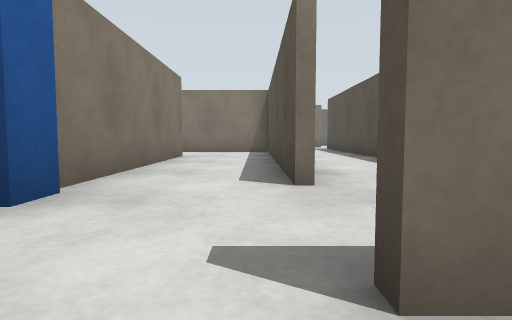
[1] (above)

24 first-person views from a walk through a robot-simulator world made for Gazebo. The camera is 0.5 m above the floor, tilts 4° down and sees 75° across. The floor is counted in squares, 1 m on a side. Each view is taken from the middle of a square. On the plan, view 1 faces up. The plan holds only what a view shows up to about 9 squares ahead; the rest is blank.

[2]
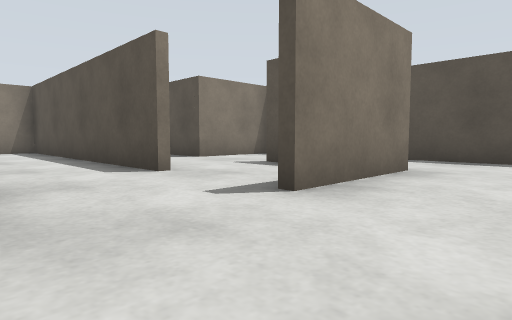

[3]
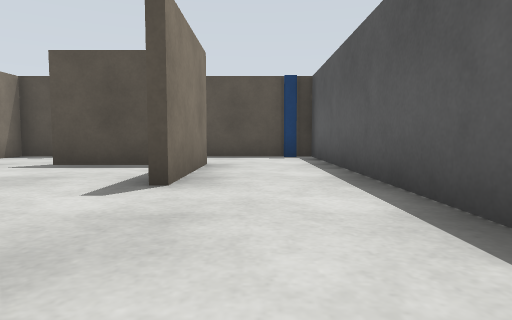

[4]
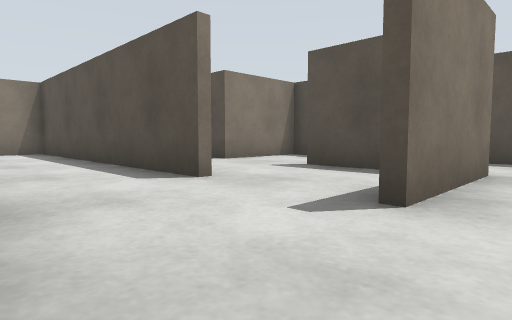

[5]
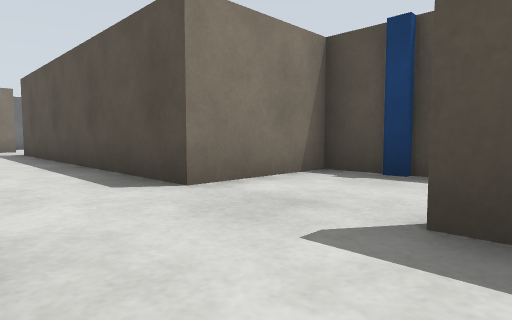

[6]
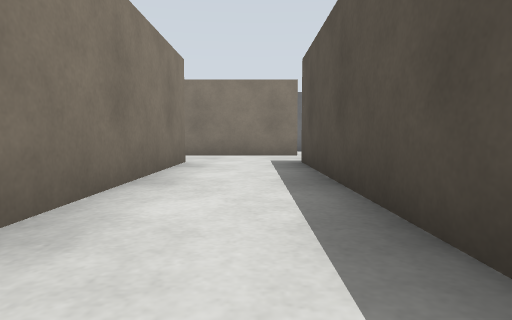

[7]
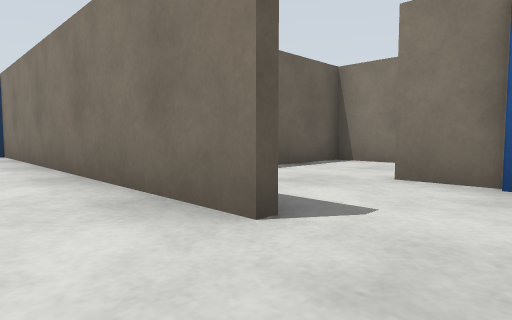

[8]
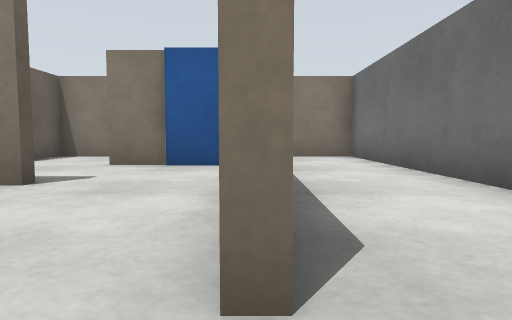

[9]
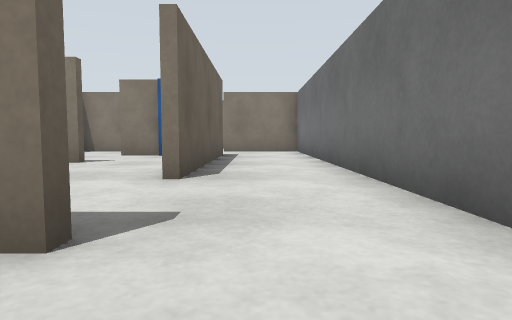

[10]
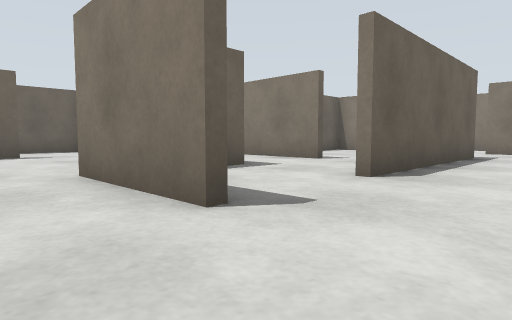

[11]
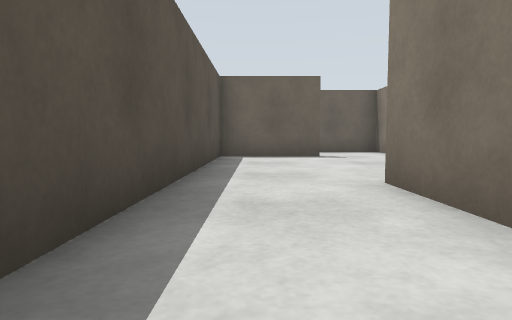

[12]
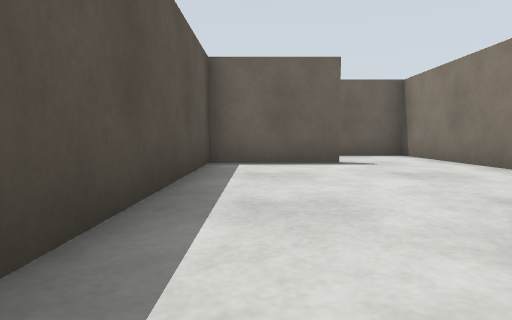

[13]
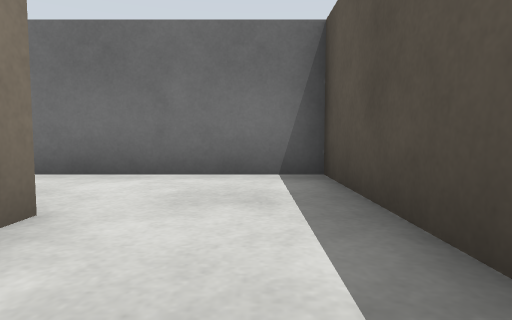

[14]
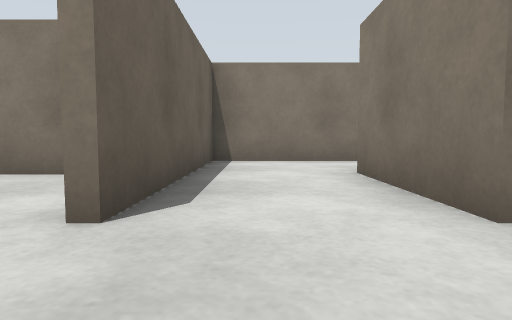

[15]
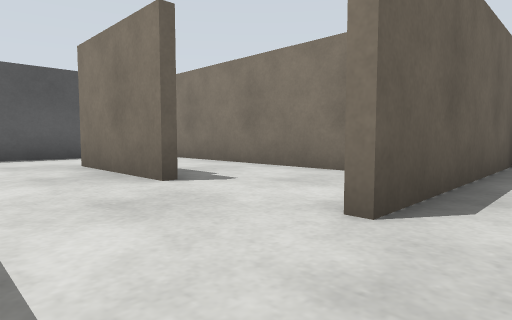

[16]
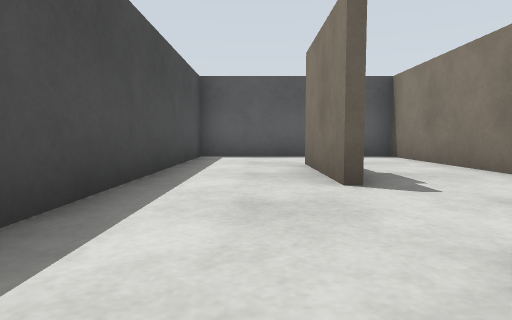

[17]
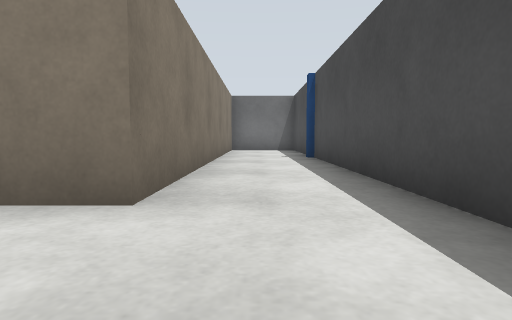

[18]
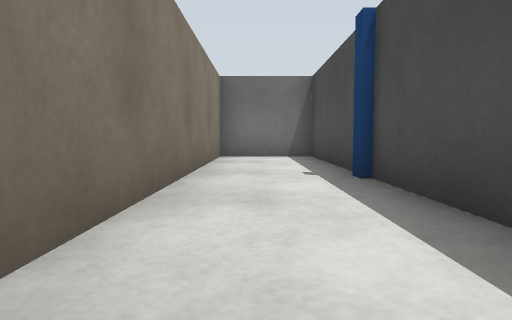

[19]
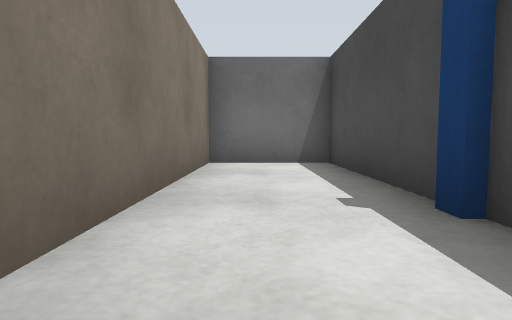

[20]
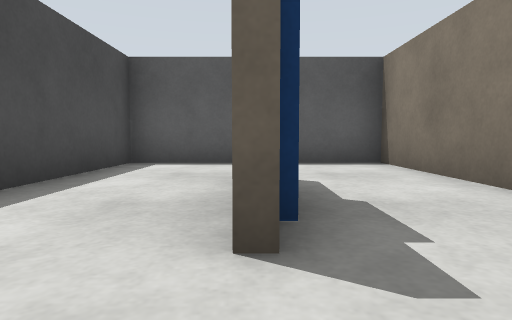

[21]
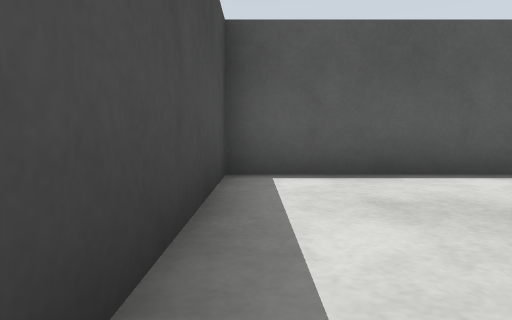

[22]
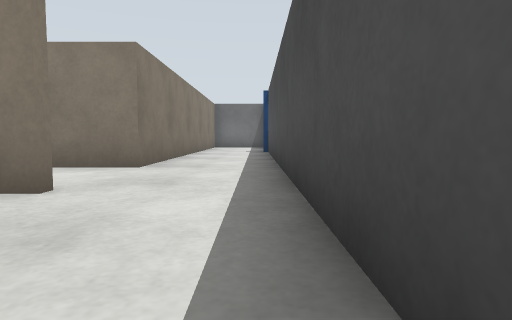

[23]
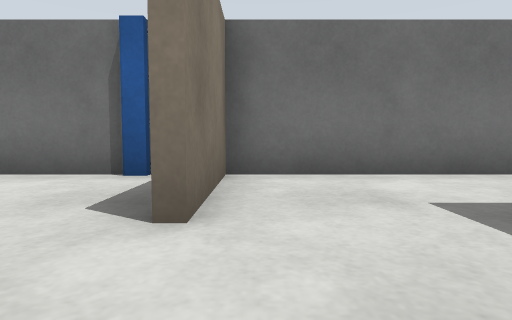

[24]
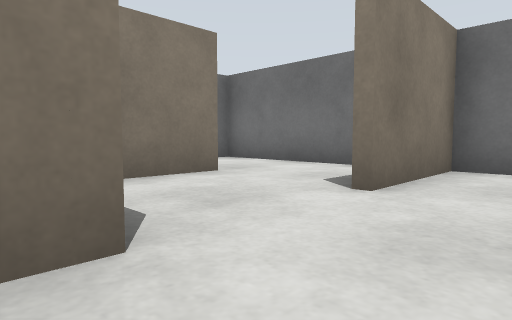

### Floor plan
Key: @ floor where view 1 was taken; # wall or solid block; . floor; B blue box.
Columns run from 10 left of view 1 to 11 right of it. Each row starts with its distance up from view 1.
 19 ######################
 18 #...B#............#..#
 17   ...#............#..#
 16    #.#..######.#..#..#
 15    #....#......#..#..#
 14      #..#....###..#.B#
 13      #....#..# ...#..#
 12      #....#..#....#..#
 11      ######..#....#..#
 10          .#..#....#..#
  9         ..#..#..###..#
  8         #.#..#.......#
  7         #.#..#.......#
  6         #.#..######..#
  5         #.#B...B.....#
  4         #.#....#.....#
  3         B....# #..#..#
  2         #....# #..#..#
  1          ..###.#..#..#
  0        ...@....#.....#
 -1         .......B.....#
 -2          #############

Where each view was taken, in squares from view 1:
view 1: 0 up, 0 right, facing up
view 2: 1 down, 2 left, facing up-right
view 3: 0 up, 3 left, facing right
view 4: 0 up, 2 left, facing up-right
view 5: 3 up, 1 right, facing up-right
view 6: 7 up, 2 right, facing up
view 7: 15 up, 2 right, facing down-left
view 8: 16 up, 4 right, facing left
view 9: 17 up, 7 right, facing left
view 10: 18 up, 7 right, facing down-left
view 11: 17 up, 7 right, facing down
view 12: 15 up, 7 right, facing down
view 13: 14 up, 7 right, facing up
view 14: 7 up, 10 right, facing left
view 15: 7 up, 10 right, facing down-left
view 16: 7 up, 9 right, facing down
view 17: 6 up, 9 right, facing up
view 18: 10 up, 9 right, facing up
view 19: 12 up, 9 right, facing up
view 20: 5 up, 8 right, facing down
view 21: 3 up, 10 right, facing down
view 22: 3 up, 10 right, facing up
view 23: 14 up, 4 left, facing up
view 24: 13 up, 3 left, facing up-left
